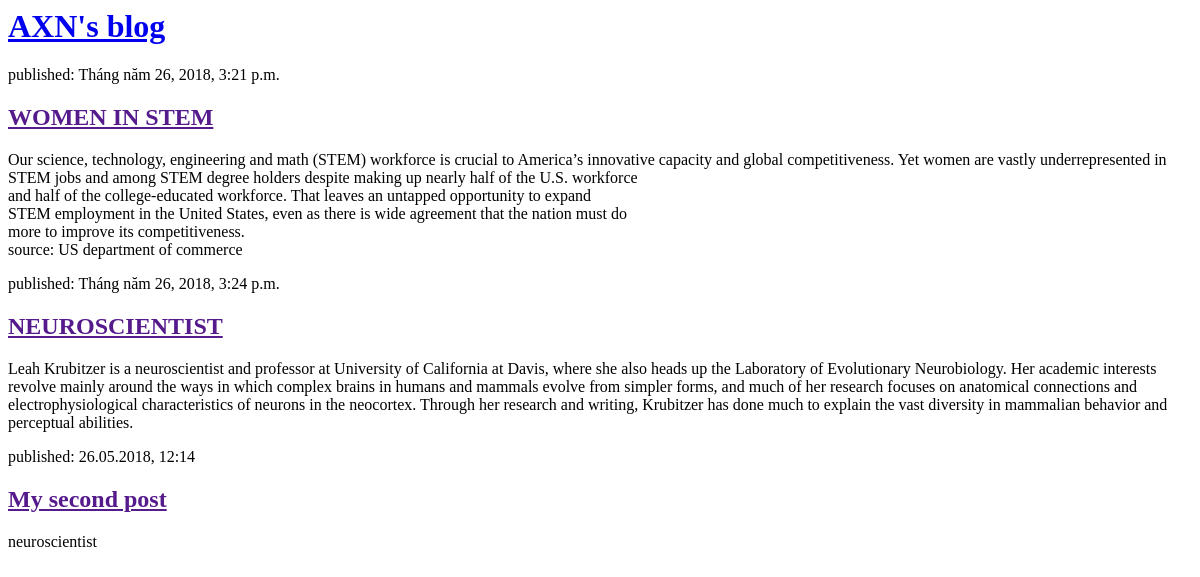
Before: / with the older database file.
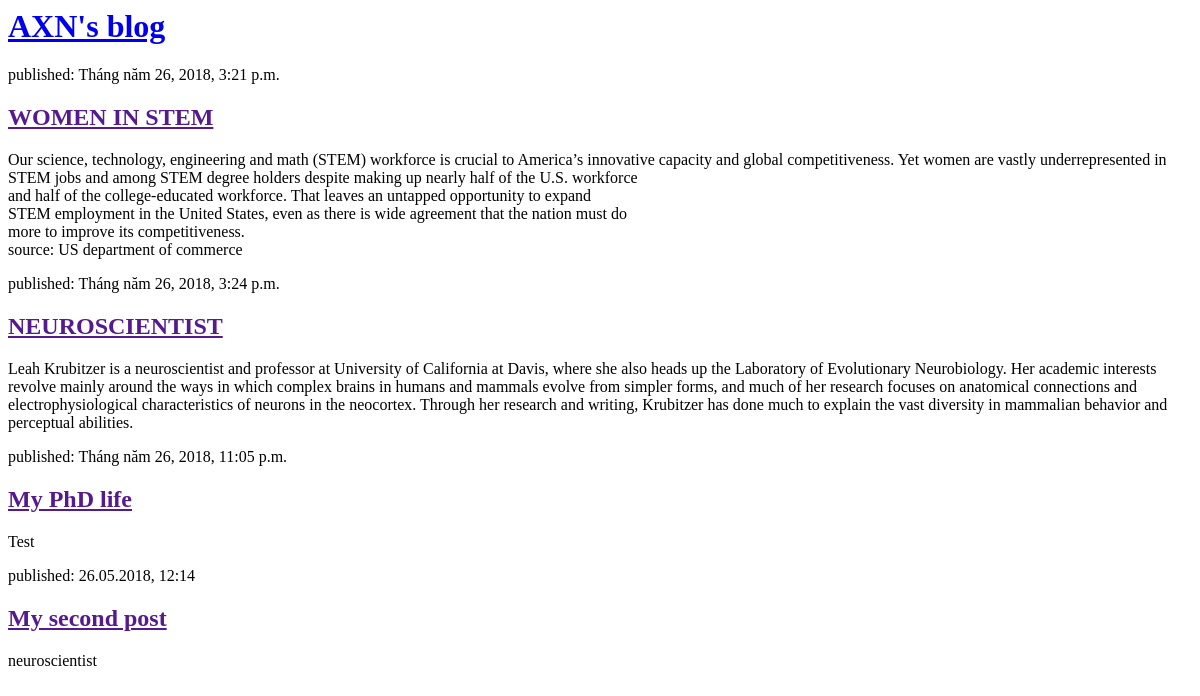
After: the same page with the newer database file.
### blog/models.py (models this page shows, shortened)
class Post(models.Model):
    author = models.ForeignKey('auth.User', on_delete=models.CASCADE)
    title = models.CharField(max_length=200)
    text = models.TextField()
    created_date = models.DateTimeField(
            default=timezone.now)
    published_date = models.DateTimeField(
            blank=True, null=True)

### blog/views.py (the view)
# urls.py: url(r'^$', views.post_list, name='post_list'),
def post_list(request):
    posts = Post.objects.filter(published_date__lte=timezone.now()).order_by('published_date')
    return render(request, 'blog/post_list.html', {'posts': posts})

### blog/templates/blog/post_list.html (shortened to what this page needs)
<html>
    <head>
    </head>
    <body>
        <div>
            <h1><a href="/">AXN's blog</a></h1>
        </div>
        {% for post in posts %}
        <div>
            <p>published: {{ post.published_date }}</p>
            <h2><a href="">{{ post.title }}</a></h2>
            <p>{{ post.text|linebreaksbr }}</p>
        </div>
        {% endfor %}
        <div>
            <p>published: 26.05.2018, 12:14</p>
            <h2><a href="">My second post</a></h2>
            <p>neuroscientist</p>
        </div>
    </body>
</html>

Changed rows visible on the page:
added Post: published_date "Tháng năm 26, 2018, 11:05 p.m.", title "My PhD life", text "Test"
